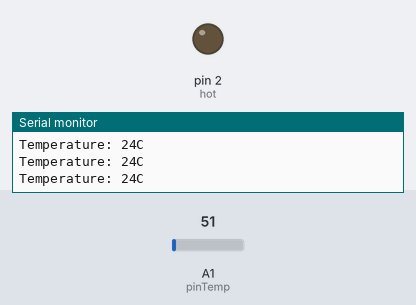
Bench run of a sketch on a simulated Arduino Uno, built with avr-gcc and run on an emulated ATmega328P. Shown: output pins drawn as LEDs (lit = HIGH), the last lines printed to the serial monitor. Inputs (shaded band) come from the test bench; at power-on: A1 (pinTemp) = 51.

Above: at 1.3 s.
1.4 s: A1 (pinTemp) set to 59
At 2.9 s:
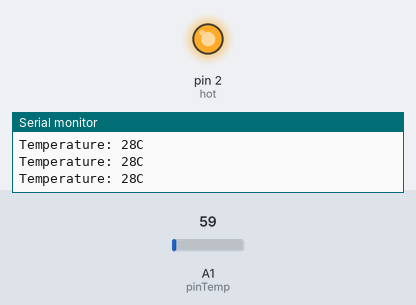
3.5 s: A1 (pinTemp) set to 30
At 4.4 s:
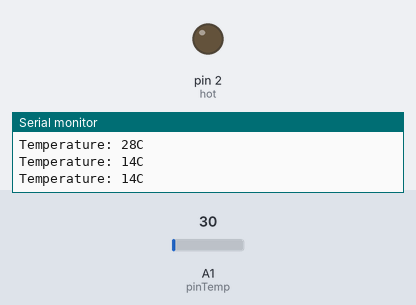
5.5 s: A1 (pinTemp) set to 61
At 7.2 s:
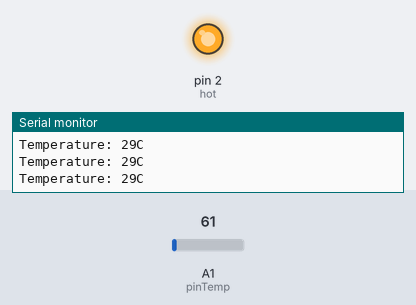
Timing chart, 0 to 8.7 s (numbered marks = the images above; inputs shaded):
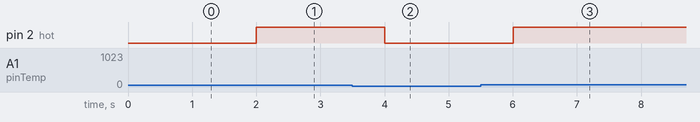

The sketch:

temp.ino
```cpp
int pinTemp = A1;   //This is where our Output data goes
const int hot = 2;
const int cold = 3;
void setup() {
  Serial.begin(9600);
  pinMode(hot, OUTPUT);
  pinMode(cold, OUTPUT);
  digitalWrite(hot, LOW);
  digitalWrite(cold, LOW);
}
void loop() {
  int temp = analogRead(pinTemp);    //Read the analog pin
  temp = temp * 0.48828125;   // convert output (mv) to readable celcius
  Serial.print("Temperature: ");
  Serial.print(temp);
  Serial.println("C");  //print the temperature status
  delay(500);
  if (temp > 26)
    digitalWrite(hot, HIGH);
    else
      digitalWrite(hot, LOW);
  if (temp < 8)
    digitalWrite(cold, HIGH);
    else
    digitalWrite(cold, LOW);
}
```

Measured:
- the behaviour switches between 55 and 56 on A1 (pinTemp) (found by bisection; images 0 and 1)
- after the input at 1.4 s, pin 2 (hot): LOW → HIGH after 0.60 s
- after the input at 3.5 s, pin 2 (hot): HIGH → LOW after 0.50 s
- after the input at 5.5 s, pin 2 (hot): LOW → HIGH after 0.50 s
